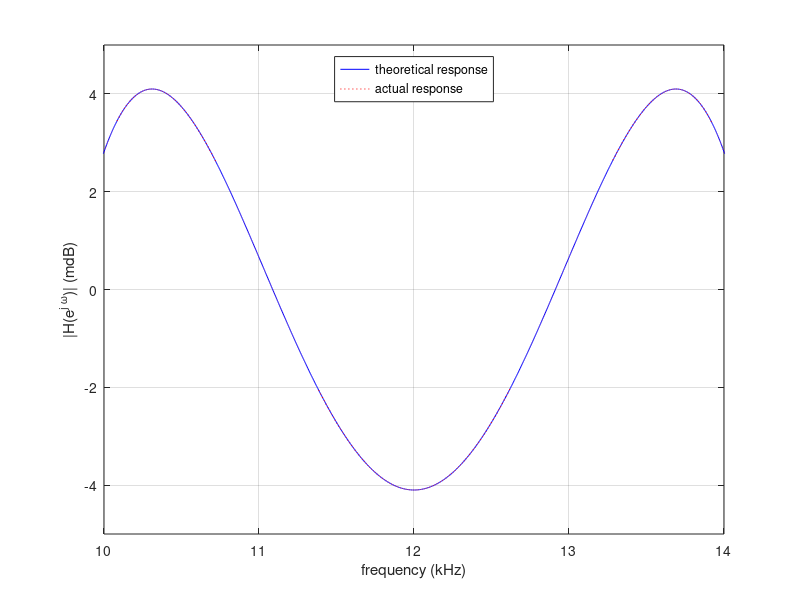

Write MATLAB code to recreate this figure.
%  Effect of zeroing the even numbered coefficents
%
%  written by Dr. Thad B. Welch, PE {t.b.welch@ieee.org}
%
%  copyright 2005, 2016, completed on ... 4 August 2005
%  updated "remez" to "firpm"

%B = remez(6, [0.4 0.6] , [1 1], 'h');
B = firpm(6, [0.4 0.6] , [1 1], 'Hilbert');
[H, f] = freqz(B, 1, 1024*8, 48000);
plot(f/1000, 20*log10(abs(H))*1000, 'b')
axis([10 14 -5 5])
grid
hold on

B(2:2:6) = 0;
[H, f] = freqz(B, 1, 1024*8, 48000);
plot(f/1000, 20*log10(abs(H))*1000,'r:')
legend('theoretical response','actual response', 'Location', 'North')
ylabel('|H(e^{j \omega})| (mdB)')
xlabel('frequency (kHz)')
hold off

% FIR_dump2c('hilbert', 'B', B, length(B));
